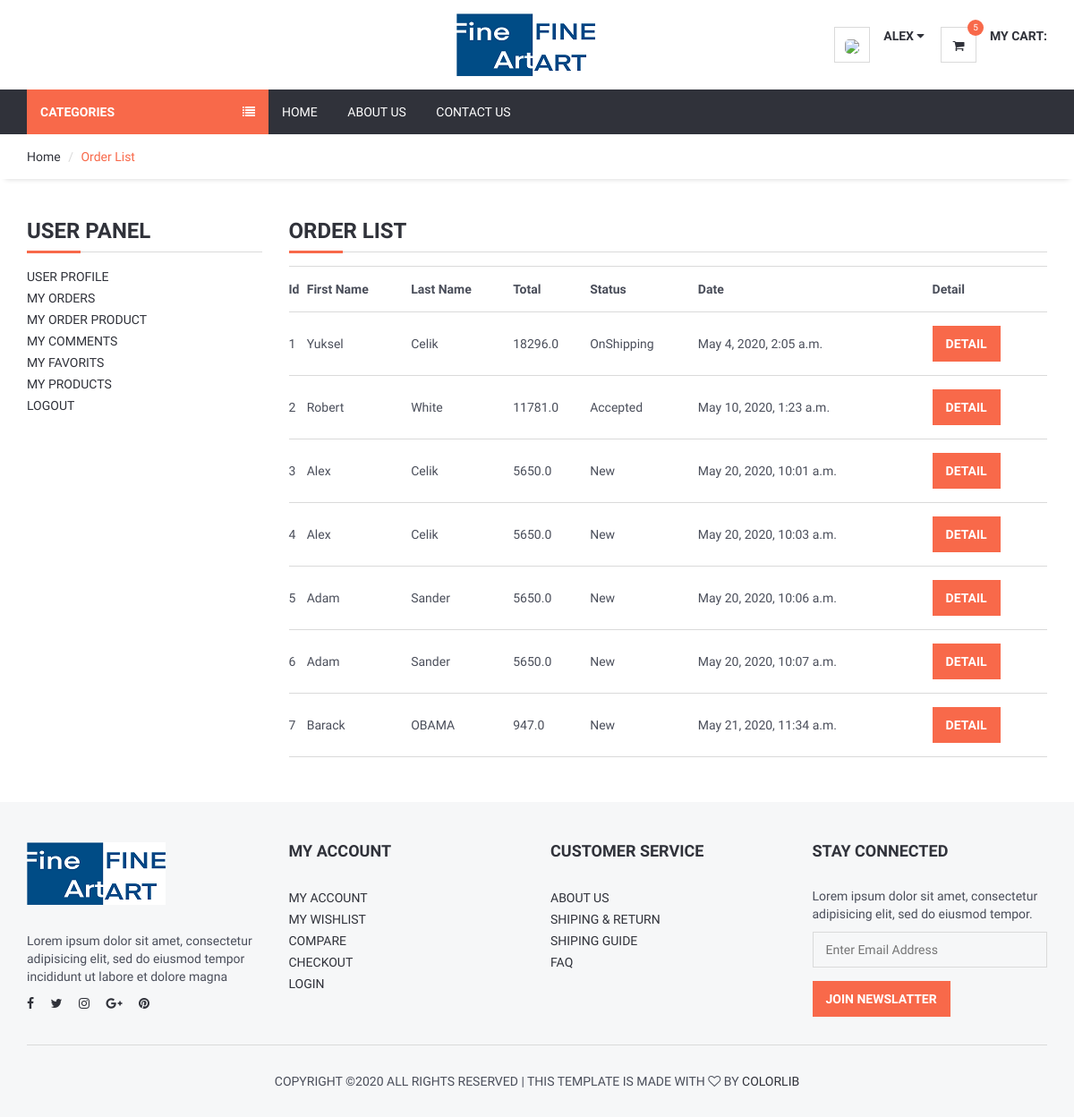
Screenshot of /user/orders/ (signed in) with the database file from the repository.
### order/models.py (models this page shows, shortened)
class Order(models.Model):
    STATUS = (
        ('New', 'New'),
        ('Accepted', 'Accepted'),
        ('Preaparing', 'Preaparing'),
        ('OnShipping', 'OnShipping'),
        ('Completed', 'Completed'),
        ('Canceled', 'Canceled'),
    )
    user = models.ForeignKey(User, on_delete=models.SET_NULL, null=True)
    code = models.CharField(max_length=5, editable=False )
    first_name = models.CharField(max_length=10)
    last_name = models.CharField(max_length=10)
    phone = models.CharField(blank=True, max_length=20)
    address = models.CharField(blank=True, max_length=150)
    city = models.CharField(blank=True, max_length=20)
    country = models.CharField(blank=True, max_length=20)
    total = models.FloatField()
    status=models.CharField(max_length=10,choices=STATUS,default='New')
    ip = models.CharField(blank=True, max_length=20)
    adminnote = models.CharField(blank=True, max_length=100)
    create_at=models.DateTimeField(auto_now_add=True)
    update_at=models.DateTimeField(auto_now=True)

### user/views.py (the view)
# urls.py: path('orders/', views.user_orders, name='user_orders'),
@login_required(login_url='/login') # Check login
def user_orders(request):
    current_user = request.user
    orders=Order.objects.filter(user_id=current_user.id)
    context = {#'category': category,
               'orders': orders,
               }
    return render(request, 'user_orders.html', context)

### home/templatetags/myapptags.py (called while the page is built)
@register.simple_tag
def shopcartcount(userid):
    count = ShopCart.objects.filter(user_id=userid).count()
    return count

### user/templates/user_orders.html (shortened to what this page needs)
{% extends 'homebase.html' %}
{% block sidebar %} {% include 'sidebar.html' %} {% endblock %}
{% block body %}
    <div id="breadcrumb">
        <div class="container">
            <ul class="breadcrumb">
                <li><a href="/">Home</a></li>
                <li class="active">Order List</li>
            </ul>
        </div>
    </div>
    <div class="section">
        <div class="container">
            <div class="row">
                <div class="col-md-3">
                    {% include "user_panel.html" %}
                </div>
                <div class="col-md-9">
                    <div class="order-summary clearfix">
                        <div class="section-title">
                            <h3 class="title">Order List</h3>
                        </div>
                        <table class="shopping-cart-table table">
                            <tr>
                                <th class="text-left">Id </th>
                                <th class="text-left">First Name </th>
                                <th class="text-left">Last Name </th>
                                <th class="text-left">Total </th>
                                <th class="text-left">Status </th>
                                <th class="text-left">Date </th>
                                <th class="text-left">Detail </th>
                            </tr>
                            {% for rs in orders %}
                                <tr>
                                    <td class="text-left">{{ rs.id}} </td>
                                    <td class="text-left">{{ rs.first_name}} </td>
                                    <td class="text-left">{{ rs.last_name}} </td>
                                    <td class="text-left">{{ rs.total}} </td>
                                    <td class="text-left">{{ rs.status}} </td>
                                    <td class="text-left">{{ rs.create_at}} </td>
                                    <td class="text-left"><a class="primary-btn" href="/user/orderdetail/{{ rs.id }}"> Detail </a></td>
                                </tr>
                            {% endfor %}
                        </table>
                    </div>
                </div>
            </div>
        </div>
    </div>
{% endblock %}

### home/templates/header.html (shortened to what this page needs)
{% load static %}
{% load i18n %}
{% load currency %}
<header>
    <div id="header">
        <div class="container">
            <div class="pull-left">
                <div class="header-logo">
                    <a class="logo" href="{% url 'home' %}">
                        <img src="{% static '' %}img/logo.png" alt="">
                    </a>
                </div>
            </div>
            <div class="pull-right" >
                <ul class="header-btns">
                    <li class="header-account dropdown default-dropdown">
                        {% if user.id is not None %}
                            <div class="dropdown-toggle" role="button" data-toggle="dropdown" aria-expanded="true">
                                <div class="header-btns-icon">
                                    <img src="{{ request.session.userimage }}" style="height: 40px; border-radius: 30%">
                                </div>
                                <strong class="text-uppercase">{{ user.first_name }} <i class="fa fa-caret-down"></i></strong>
                            </div>
                        {% else %}
                            <a href="{% url 'login' %}" class="text-uppercase">Login</a> / <a href="{% url 'signup' %}" class="text-uppercase">Sign Up</a>
                        {% endif %}
                    </li>
                    <li class="header-cart dropdown default-dropdown">
                        <a href="{% url 'shopcart'%}" >
                            <div class="header-btns-icon">
                                <i class="fa fa-shopping-cart"></i>
                                {% load myapptags %}
                                {% shopcartcount user.id as count %}
                                <span class="qty">{{ count }}</span>
                            </div>
                            <strong class="text-uppercase">{% trans "My Cart:" %}</strong>
                            <br>
                        </a>
                    </li>
                </ul>
            </div>
        </div>
    </div>
</header>

### home/static/css/style.css (style rules this page uses)
body { font-family: 'Hind', sans-serif; color: #4A4E5A; overflow-x: hidden; }
h1, h2, h3, h4, h5, h6 { color: #30323A; margin: 0 0 10px; font-weight: 700; }
a { color: #30323A; -webkit-transition: 0.3s color; transition: 0.3s color; }
strong { color: #30323A; }
ul, ol { margin: 0; padding: 0; list-style: none }
.main-btn, .primary-btn { display: inline-block; padding: 10px 15px; text-transform: uppercase; font-weight: 700; border: none; -webkit-transition: 0.3s all; transition: 0.3s all; }
.primary-btn { color: #FFF; background-color: #F8694A; }
.section { padding-top: 30px; padding-bottom: 30px; }
.section-title { position: relative; margin-bottom: 15px; margin-top: 15px; border-bottom: 1px solid #DADADA; }
.section-title .title { display: inline-block; text-transform: uppercase; }
.section-title:after { content: ""; position: absolute; left: 0; bottom: -1.5px; height: 3px; width: 60px; background-color: #F8694A; }
#breadcrumb { -webkit-box-shadow: 0px 6px 6px -6px rgba(0, 0, 0, 0.175); box-shadow: 0px 6px 6px -6px rgba(0, 0, 0, 0.175); }
.breadcrumb { background-color: transparent; border: none; border-radius: 0px; padding: 15px 0px; margin: 0; }
.breadcrumb>.active { color: #F8694A; }
.breadcrumb>li+li:before { color: #DADADA; }
#header { padding-top: 15px; padding-bottom: 15px; }
.header-logo { display: inline-block; margin-left: 480px; }
.header-logo .logo>img { width: 100%; max-height: 70px; }
.header-btns>li { display: inline-block; vertical-align: top; padding: 15px 0px; }
.header-btns>li+li { margin-left: 15px; }
.header-btns>li .header-btns-icon { position: relative; float: left; margin-right: 15px; width: 40px; height: 40px; line-height: 40px; text-align: center; color: #30323A; background-color: #FFF; border: 1px solid #DADADA; }
.header-btns .dropdown-toggle { display: block; cursor: pointer; }
.header-cart .header-btns-icon .qty { position: absolute; right: -9px; top: -9px; width: 18px; height: 18px; line-height: 18px; text-align: center; font-size: 10px; background: #F8694A; color: #FFF; border-radius: 50%; }
.shopping-cart-table>tbody>tr>td, .shopping-cart-table>tbody>tr>th, .shopping-cart-table>tfoot>tr>td, .shopping-cart-table>tfoot>tr>th, .shopping-cart-table>thead>tr>td, .shopping-cart-table>thead>tr>th { padding: 15px 0px; vertical-align: middle; border-top: 1px solid #DADADA; }
.shopping-cart-table>tbody>tr:last-child>td { border-bottom: 1px solid #DADADA; }

### rows the page displays
Order: id "1", first_name "Yuksel", last_name "Celik", total "18296.0", status "OnShipping", create_at "May 4, 2020, 2:05 a.m."
Order: id "2", first_name "Robert", last_name "White", total "11781.0", status "Accepted", create_at "May 10, 2020, 1:23 a.m."
Order: id "3", first_name "Alex", last_name "Celik", total "5650.0", status "New", create_at "May 20, 2020, 10:01 a.m."
Order: id "4", first_name "Alex", last_name "Celik", total "5650.0", status "New", create_at "May 20, 2020, 10:03 a.m."
Order: id "5", first_name "Adam", last_name "Sander", total "5650.0", status "New", create_at "May 20, 2020, 10:06 a.m."
Order: id "6", first_name "Adam", last_name "Sander", total "5650.0", status "New", create_at "May 20, 2020, 10:07 a.m."
Order: id "7", first_name "Barack", last_name "OBAMA", total "947.0", status "New", create_at "May 21, 2020, 11:34 a.m."

### other values shown
{{ user.first_name }} "ALEX"
{{ count }} "5"
